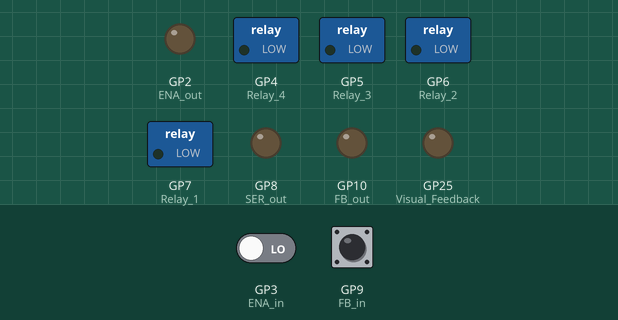
Bench run of a sketch on a simulated Raspberry Pi Pico. On the bench: switched loads named in the sketch (green lamp = pin HIGH), output pins drawn as LEDs (lit = HIGH). The test bench sets the inputs (shaded band); at power-on: GP3 (ENA_in) LOW, GP9 (FB_in) HIGH. What the sketch prints to the serial monitor is not drawn.

Above: at 1.2 s.
1.3 s: GP3 (ENA_in) driven HIGH
At 3.9 s:
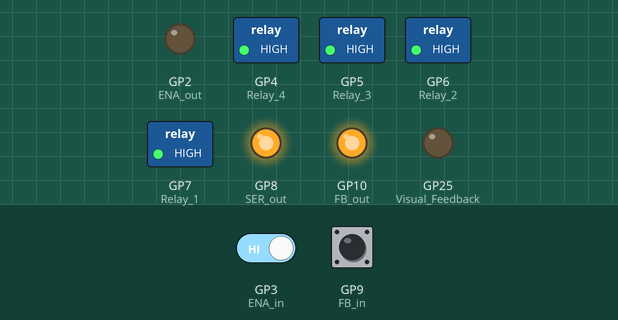
4.3 s: GP9 (FB_in) pulled LOW for 0.15 s
At 5.2 s:
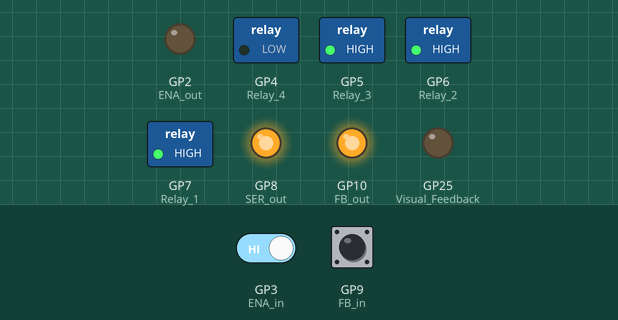
7.3 s: GP3 (ENA_in) driven LOW
At 8.9 s:
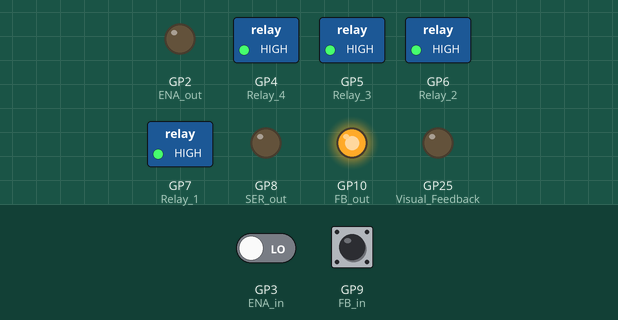
9.8 s: GP9 (FB_in) pulled LOW for 1 s
At 10.7 s:
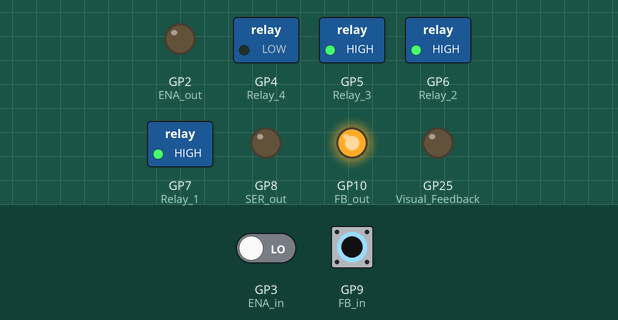
Timing chart, 0 to 13.3 s (numbered marks = the images above; inputs shaded):
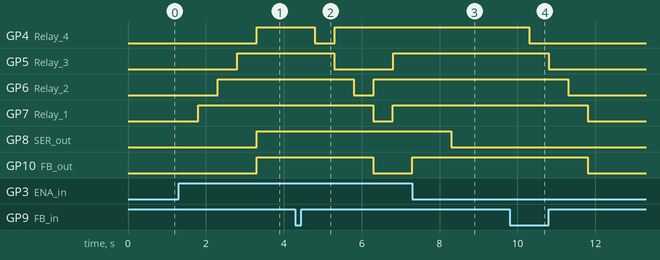

Measured:
- after the input at 1.3 s, GP4 (Relay_4), GP8 (SER_out), GP10 (FB_out): LOW → HIGH after 2.0 s; GP5 (Relay_3): LOW → HIGH after 1.5 s; GP6 (Relay_2): LOW → HIGH after 1.0 s; GP7 (Relay_1): LOW → HIGH after 0.50 s
- after the input at 4.3 s, GP4 (Relay_4): HIGH → LOW after 0.50 s, → HIGH 0.50 s later; GP5 (Relay_3): HIGH → LOW after 1.0 s, → HIGH 1.5 s later; GP6 (Relay_2): HIGH → LOW after 1.5 s, → HIGH 0.50 s later; GP7 (Relay_1): HIGH → LOW after 2.0 s, → HIGH 0.50 s later; GP10 (FB_out): HIGH → LOW after 2.0 s
- after the input at 7.3 s, GP8 (SER_out): HIGH → LOW after 1.0 s
- after the input at 9.8 s, GP4 (Relay_4): HIGH → LOW after 0.50 s; GP5 (Relay_3): HIGH → LOW after 1.0 s; GP6 (Relay_2): HIGH → LOW after 1.5 s; GP7 (Relay_1), GP10 (FB_out): HIGH → LOW after 2.0 s

The sketch:

sequencer-v0.3.ino
```cpp
/*
 * GHI Transmitter Power-up
 */

/*
 * Copyright (C) 2019, by Dale Edmons.  All rights reserved.
 *
 * License: GNU
 */

/* Testing */
#define TEST
//#undef TEST
#ifdef TEST
# define TESTDELAY 500
#endif	// Test

/* Negative or Postive Logic */
//#define NEG_LOGIC
#undef NEG_LOGIC

const char Version[] = "v0.3h\n";	// First debugged version: "v0.03f"

const long int lclBAUD = 9600;
const long int mSec  = 1; 		// Basic delay() unit of time
const long int Sec = 1000 * mSec;	// Derive seconds
const long int Min = 60 * Sec;		// derive minutes
const long int Hr  = 60 * Min;		// derive hours (causes compiler overflow)
#ifdef TEST
 const long int RelayDelay = (long int)(0.5 * Sec);	// 1/2 second during testing
 const long int SequencerDelay = 2 * Sec;	// 2 seconds during testin
#else
 const long int RelayDelay = 3 * Sec;	// Sequence Delays in milliseconds
 const long int SequencerDelay = 1 * Min;// Delay after Enable occurs
#endif	// Test

#ifdef NEG_LOGIC
 const bool SEQUENCER_ENABLE = LOW;	// Negative logic
 const bool SEQUENCER_DISABLE = HIGH;	// Negative logic
#else	// then use negative logic
 const bool SEQUENCER_ENABLE = HIGH;	// Positive logic
 const bool SEQUENCER_DISABLE = LOW;	// Positive logic
#endif

const int TRUE  = true;
const int FALSE = false;

/*
 * I/O
 */

/*
 * Series:  If more than four relays are required, then connect "SeriesChain" to
 *	"FeedbackIn" on the last unit.  For all other units, connect
 *	"SeriesChain" to the following unit and "FeebackIn" to the previous
 *	unit.  Thus, it will be known when all following units are connected.
 */
const int SER_out = 8;	// Output (Series units, connect to FB_in, pin 9, last or
			// ENA_in, pin 3, for non-last units)
const int FB_in =   9;	// Input  (feedback in)
const int FB_out = 10;	// Output (feedback out, connect to FB_in, pin 9)
const int ENA_out = 2;	// Output (Parallel units, connect to ENA_in, pin 3)
const int ENA_in =  3;	// Input  (sequencer enable)
const int Relay_1 = 7;	// Digital 7 out
const int Relay_2 = 6;	// Digital 6 out
const int Relay_3 = 5;	// Digital 5 out
const int Relay_4 = 4;	// Digital 4 out

// Prototypes
bool setRelays(long int);
bool clearRelays(long int);
void relay_test(void);
void relay_diag(char *msg);	// FIXME: need correct prototype, getting warnings
//void relay_diag(String *msg);

/* Run once on Startup */
void setup()
{
	Serial.begin(lclBAUD); // would certainly prefer faster speed.

	Serial.write("Arduino Booted.  Setting up Shield.\n");
	Serial.write(Version);
	// Initialize for Relay Shield.
	pinMode(ENA_in, INPUT);	// Primary Input
	pinMode(FB_in,  INPUT_PULLUP);	//

	pinMode(SER_out, OUTPUT);	// Chained unit output
	pinMode(ENA_out, OUTPUT);	// Chained unit output
	pinMode(FB_out,  OUTPUT);	// Chained unit output
	pinMode(Relay_1, OUTPUT);	// Relay Shield
	pinMode(Relay_2, OUTPUT);	//
	pinMode(Relay_3, OUTPUT);	//
	pinMode(Relay_4, OUTPUT);	//
	pinMode(LED_BUILTIN, OUTPUT);	// Visual Feedback

	// Ensure outputs are initially LOW
	digitalWrite(Relay_1, LOW);
	digitalWrite(Relay_2, LOW);
	digitalWrite(Relay_3, LOW);
	digitalWrite(Relay_4, LOW);

	digitalWrite(SER_out, LOW);
	digitalWrite(ENA_out, LOW);

	digitalWrite(LED_BUILTIN, LOW);

//	relay_test();	// Test only

	Serial.write("Setup complete.\n");
}

/*
 * loop:	Relay Power Sequencer
 */
void loop()	// choose which loop
{
	//loop1();
	loop2();
}

void loop1()	// Single Unit only
{
	if (digitalRead(ENA_in) == HIGH) {
		setRelays(RelayDelay);
	} else if (digitalRead(ENA_in) == LOW) {
		clearRelays(RelayDelay);
	} else {
		Serial.write("loop: Error!\n");
	}
}

void loop2()	// Multi-Unit Sequencing
{
	bool a, b, A, B;
	a = digitalRead(ENA_in);	// ENA(ble)_in
	b = digitalRead(FB_in);		// F(eed)B(ack)_in

	A = (a == HIGH);
	B = (b == LOW);

	relay_diag("loop: top\n"); // give details of internal state on Serial Monitor

	if ( A == B ) {	//  0 0 || 1 1 = HOLD
		Serial.write("Relay Hold\n");
		relay_diag("loop: 0 0 / 1 1 HOLD\n");
	} else if ( !A && B ) {	// 0 1 = clear relays
		Serial.write("Clearing Relays\n");
		clearRelays(RelayDelay);
		relay_diag("loop: 0 1 Clear\n");
	} else if ( A && !B ) {	// 1 0 = set relays
		Serial.write("Setting Relays\n");
		setRelays(RelayDelay);
		relay_diag("loop: 1 0 Set\n");
	} else {
		Serial.write("loop: Processing Error!\n");
	}
}

bool setRelays(long int thisDelay)
{
	int i;

	// Yes, the shield is built backwards...
	for (i=7; i>=4; i--)  {	// Relay 1=7...Relay 4=4
		delay(thisDelay);
		digitalWrite(i, HIGH);
	}

	digitalWrite(SER_out, HIGH);	// NOTE: SER_out is directly wired to
		// pin 9, FB_in, on the last unit.
	// Wait for signal to propogate....
	while(digitalRead(FB_in) == LOW) ;	// NULL, do nothing

	digitalWrite(FB_out, HIGH);	// Always last in both cases
}

bool clearRelays(long int thisDelay)
{
	int i, j;

	// Reverse order from setRelay()...

	digitalWrite(SER_out, LOW);
	// Wait for signal to propogate....
	j=0;
	while(digitalRead(FB_in) == HIGH) ;	// NULL, do nothing

	for (i=4; i<=7; i++)  {	// Relay 1=7...Relay 4=4
		delay(thisDelay);
		digitalWrite(i, LOW);
	}

	digitalWrite(FB_out, LOW);	// Always last in both cases
}


/*
 * relay_test()	Power-up test to verify correct function of the relays and circuits.
 *	Use only during testing.
 */
void relay_test(void)
{
	/* FIXME: add pushbutton to sequence up/down manually. */

	Serial.write("relay_test: begin\n");

	Serial.write("relay_test: Setting relays 1-4\n");
	setRelays(TESTDELAY);
	Serial.write("relay_test: Clearing relays 4-1\n");
	clearRelays(TESTDELAY);
	Serial.write("relay_test: done\n");

// HALT	(uncomment to enable)
	Serial.write("relay_test: looping.  Reset to re-test.\n");
	while(1) ;
}

void relay_diag(char *msg)
{
	Serial.write(msg);
	if(digitalRead(ENA_in) == HIGH) {	// ENA_in
		Serial.write("ENA_in: HIGH\n");
	} else if(digitalRead(ENA_in) == LOW) {
		Serial.write("ENA_in: LOW\n");
	} else if(digitalRead(ENA_out) == HIGH) {// ENA_out
		Serial.write("ENA_out: HIGH\n");
	} else if(digitalRead(ENA_out) == LOW) {
		Serial.write("ENA_out: LOW\n");
	} else if(digitalRead(FB_in) == HIGH) {	// FB_in
		Serial.write("FB_in: HIGH\n");
	} else if(digitalRead(FB_in) == LOW) {
		Serial.write("FB_: LOW\n");
	} else if(digitalRead(FB_out) == HIGH) {// FB_out
		Serial.write("FB_out: HIGH\n");
	} else if(digitalRead(FB_out) == LOW) {
		Serial.write("FB_out: LOW\n");
	}
}
```
